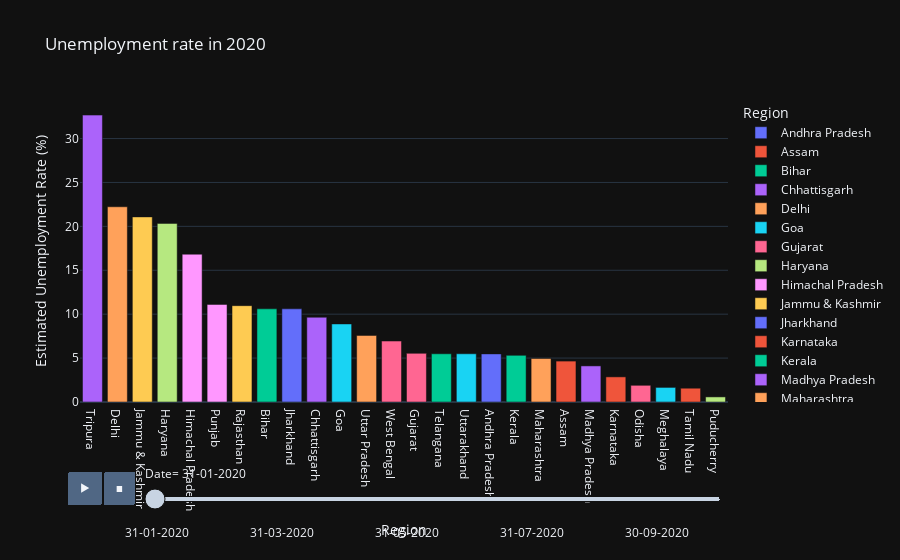

The notebook cell this image was saved under:
### Code cell
import plotly.express as px

fig1 = px.bar(ds1, x='Region', y='Estimated Unemployment Rate (%)', color='Region', title='Unemployment rate in 2020', animation_frame='Date', template ='plotly_dark')
fig1.update_layout(xaxis={'categoryorder': 'total descending'})
fig1.show()

### Figure 1 — Plotly figure (JSON) as saved in the notebook; plotly's stock layout.template omitted (floating-point values rounded to 4 significant figures)
{"data": [{"alignmentgroup": "True", "hovertemplate": "Region=%{x}<br>Date= 31-01-2020<br>Estimated Unemployment Rate (%)=%{y}<extra></extra>", "legendgroup": "Andhra Pradesh", "marker": {"color": "#636efa", "pattern": {"shape": ""}}, "name": "Andhra Pradesh", "offsetgroup": "Andhra Pradesh", "orientation": "v", "showlegend": true, "textposition": "auto", "type": "bar", "x": ["Andhra Pradesh"], "xaxis": "x", "y": [5.48], "yaxis": "y"}, {"alignmentgroup": "True", "hovertemplate": "Region=%{x}<br>Date= 31-01-2020<br>Estimated Unemployment Rate (%)=%{y}<extra></extra>", "legendgroup": "Assam", "marker": {"color": "#EF553B", "pattern": {"shape": ""}}, "name": "Assam", "offsetgroup": "Assam", "orientation": "v", "showlegend": true, "textposition": "auto", "type": "bar", "x": ["Assam"], "xaxis": "x", "y": [4.66], "yaxis": "y"}, {"alignmentgroup": "True", "hovertemplate": "Region=%{x}<br>Date= 31-01-2020<br>Estimated Unemployment Rate (%)=%{y}<extra></extra>", "legendgroup": "Bihar", "marker": {"color": "#00cc96", "pattern": {"shape": ""}}, "name": "Bihar", "offsetgroup": "Bihar", "orientation": "v", "showlegend": true, "textposition": "auto", "type": "bar", "x": ["Bihar"], "xaxis": "x", "y": [10.61], "yaxis": "y"}, {"alignmentgroup": "True", "hovertemplate": "Region=%{x}<br>Date= 31-01-2020<br>Estimated Unemployment Rate (%)=%{y}<extra></extra>", "legendgroup": "Chhattisgarh", "marker": {"color": "#ab63fa", "pattern": {"shape": ""}}, "name": "Chhattisgarh", "offsetgroup": "Chhattisgarh", "orientation": "v", "showlegend": true, "textposition": "auto", "type": "bar", "x": ["Chhattisgarh"], "xaxis": "x", "y": [9.65], "yaxis": "y"}, {"alignmentgroup": "True", "hovertemplate": "Region=%{x}<br>Date= 31-01-2020<br>Estimated Unemployment Rate (%)=%{y}<extra></extra>", "legendgroup": "Delhi", "marker": {"color": "#FFA15A", "pattern": {"shape": ""}}, "name": "Delhi", "offsetgroup": "Delhi", "orientation": "v", "showlegend": true, "textposition": "auto", "type": "bar", "x": ["Delhi"], "xaxis": "x", "y": [22.23], "yaxis": "y"}, {"alignmentgroup": "True", "hovertemplate": "Region=%{x}<br>Date= 31-01-2020<br>Estimated Unemployment Rate (%)=%{y}<extra></extra>", "legendgroup": "Goa", "marker": {"color": "#19d3f3", "pattern": {"shape": ""}}, "name": "Goa", "offsetgroup": "Goa", "orientation": "v", "showlegend": true, "textposition": "auto", "type": "bar", "x": ["Goa"], "xaxis": "x", "y": [8.89], "yaxis": "y"}, {"alignmentgroup": "True", "hovertemplate": "Region=%{x}<br>Date= 31-01-2020<br>Estimated Unemployment Rate (%)=%{y}<extra></extra>", "legendgroup": "Gujarat", "marker": {"color": "#FF6692", "pattern": {"shape": ""}}, "name": "Gujarat", "offsetgroup": "Gujarat", "orientation": "v", "showlegend": true, "textposition": "auto", "type": "bar", "x": ["Gujarat"], "xaxis": "x", "y": [5.54], "yaxis": "y"}, {"alignmentgroup": "True", "hovertemplate": "Region=%{x}<br>Date= 31-01-2020<br>Estimated Unemployment Rate (%)=%{y}<extra></extra>", "legendgroup": "Haryana", "marker": {"color": "#B6E880", "pattern": {"shape": ""}}, "name": "Haryana", "offsetgroup": "Haryana", "orientation": "v", "showlegend": true, "textposition": "auto", "type": "bar", "x": ["Haryana"], "xaxis": "x", "y": [20.34], "yaxis": "y"}, {"alignmentgroup": "True", "hovertemplate": "Region=%{x}<br>Date= 31-01-2020<br>Estimated Unemployment Rate (%)=%{y}<extra></extra>", "legendgroup": "Himachal Pradesh", "marker": {"color": "#FF97FF", "pattern": {"shape": ""}}, "name": "Himachal Pradesh", "offsetgroup": "Himachal Pradesh", "orientation": "v", "showlegend": true, "textposition": "auto", "type": "bar", "x": ["Himachal Pradesh"], "xaxis": "x", "y": [16.83], "yaxis": "y"}, {"alignmentgroup": "True", "hovertemplate": "Region=%{x}<br>Date= 31-01-2020<br>Estimated Unemployment Rate (%)=%{y}<extra></extra>", "legendgroup": "Jammu & Kashmir", "marker": {"color": "#FECB52", "pattern": {"shape": ""}}, "name": "Jammu & Kashmir", "offsetgroup": "Jammu & Kashmir", "orientation": "v", "showlegend": true, "textposition": "auto", "type": "bar", "x": ["Jammu & Kashmir"], "xaxis": "x", "y": [21.08], "yaxis": "y"}, {"alignmentgroup": "True", "hovertemplate": "Region=%{x}<br>Date= 31-01-2020<br>Estimated Unemployment Rate (%)=%{y}<extra></extra>", "legendgroup": "Jharkhand", "marker": {"color": "#636efa", "pattern": {"shape": ""}}, "name": "Jharkhand", "offsetgroup": "Jharkhand", "orientation": "v", "showlegend": true, "textposition": "auto", "type": "bar", "x": ["Jharkhand"], "xaxis": "x", "y": [10.61], "yaxis": "y"}, {"alignmentgroup": "True", "hovertemplate": "Region=%{x}<br>Date= 31-01-2020<br>Estimated Unemployment Rate (%)=%{y}<extra></extra>", "legendgroup": "Karnataka", "marker": {"color": "#EF553B", "pattern": {"shape": ""}}, "name": "Karnataka", "offsetgroup": "Karnataka", "orientation": "v", "showlegend": true, "textposition": "auto", "type": "bar", "x": ["Karnataka"], "xaxis": "x", "y": [2.86], "yaxis": "y"}, {"alignmentgroup": "True", "hovertemplate": "Region=%{x}<br>Date= 31-01-2020<br>Estimated Unemployment Rate (%)=%{y}<extra></extra>", "legendgroup": "Kerala", "marker": {"color": "#00cc96", "pattern": {"shape": ""}}, "name": "Kerala", "offsetgroup": "Kerala", "orientation": "v", "showlegend": true, "textposition": "auto", "type": "bar", "x": ["Kerala"], "xaxis": "x", "y": [5.31], "yaxis": "y"}, {"alignmentgroup": "True", "hovertemplate": "Region=%{x}<br>Date= 31-01-2020<br>Estimated Unemployment Rate (%)=%{y}<extra></extra>", "legendgroup": "Madhya Pradesh", "marker": {"color": "#ab63fa", "pattern": {"shape": ""}}, "name": "Madhya Pradesh", "offsetgroup": "Madhya Pradesh", "orientation": "v", "showlegend": true, "textposition": "auto", "type": "bar", "x": ["Madhya Pradesh"], "xaxis": "x", "y": [4.11], "yaxis": "y"}, {"alignmentgroup": "True", "hovertemplate": "Region=%{x}<br>Date= 31-01-2020<br>Estimated Unemployment Rate (%)=%{y}<extra></extra>", "legendgroup": "Maharashtra", "marker": {"color": "#FFA15A", "pattern": {"shape": ""}}, "name": "Maharashtra", "offsetgroup": "Maharashtra", "orientation": "v", "showlegend": true, "textposition": "auto", "type": "bar", "x": ["Maharashtra"], "xaxis": "x", "y": [4.95], "yaxis": "y"}, {"alignmentgroup": "True", "hovertemplate": "Region=%{x}<br>Date= 31-01-2020<br>Estimated Unemployment Rate (%)=%{y}<extra></extra>", "legendgroup": "Meghalaya", "marker": {"color": "#19d3f3", "pattern": {"shape": ""}}, "name": "Meghalaya", "offsetgroup": "Meghalaya", "orientation": "v", "showlegend": true, "textposition": "auto", "type": "bar", "x": ["Meghalaya"], "xaxis": "x", "y": [1.66], "yaxis": "y"}, {"alignmentgroup": "True", "hovertemplate": "Region=%{x}<br>Date= 31-01-2020<br>Estimated Unemployment Rate (%)=%{y}<extra></extra>", "legendgroup": "Odisha", "marker": {"color": "#FF6692", "pattern": {"shape": ""}}, "name": "Odisha", "offsetgroup": "Odisha", "orientation": "v", "showlegend": true, "textposition": "auto", "type": "bar", "x": ["Odisha"], "xaxis": "x", "y": [1.9], "yaxis": "y"}, {"alignmentgroup": "True", "hovertemplate": "Region=%{x}<br>Date= 31-01-2020<br>Estimated Unemployment Rate (%)=%{y}<extra></extra>", "legendgroup": "Puducherry", "marker": {"color": "#B6E880", "pattern": {"shape": ""}}, "name": "Puducherry", "offsetgroup": "Puducherry", "orientation": "v", "showlegend": true, "textposition": "auto", "type": "bar", "x": ["Puducherry"], "xaxis": "x", "y": [0.58], "yaxis": "y"}, {"alignmentgroup": "True", "hovertemplate": "Region=%{x}<br>Date= 31-01-2020<br>Estimated Unemployment Rate (%)=%{y}<extra></extra>", "legendgroup": "Punjab", "marker": {"color": "#FF97FF", "pattern": {"shape": ""}}, "name": "Punjab", "offsetgroup": "Punjab", "orientation": "v", "showlegend": true, "textposition": "auto", "type": "bar", "x": ["Punjab"], "xaxis": "x", "y": [11.11], "yaxis": "y"}, {"alignmentgroup": "True", "hovertemplate": "Region=%{x}<br>Date= 31-01-2020<br>Estimated Unemployment Rate (%)=%{y}<extra></extra>", "legendgroup": "Rajasthan", "marker": {"color": "#FECB52", "pattern": {"shape": ""}}, "name": "Rajasthan", "offsetgroup": "Rajasthan", "orientation": "v", "showlegend": true, "textposition": "auto", "type": "bar", "x": ["Rajasthan"], "xaxis": "x", "y": [10.97], "yaxis": "y"}, {"alignmentgroup": "True", "hovertemplate": "Region=%{x}<br>Date= 31-01-2020<br>Estimated Unemployment Rate (%)=%{y}<extra></extra>", "legendgroup": "Tamil Nadu", "marker": {"color": "#EF553B", "pattern": {"shape": ""}}, "name": "Tamil Nadu", "offsetgroup": "Tamil Nadu", "orientation": "v", "showlegend": true, "textposition": "auto", "type": "bar", "x": ["Tamil Nadu"], "xaxis": "x", "y": [1.57], "yaxis": "y"}, {"alignmentgroup": "True", "hovertemplate": "Region=%{x}<br>Date= 31-01-2020<br>Estimated Unemployment Rate (%)=%{y}<extra></extra>", "legendgroup": "Telangana", "marker": {"color": "#00cc96", "pattern": {"shape": ""}}, "name": "Telangana", "offsetgroup": "Telangana", "orientation": "v", "showlegend": true, "textposition": "auto", "type": "bar", "x": ["Telangana"], "xaxis": "x", "y": [5.49], "yaxis": "y"}, {"alignmentgroup": "True", "hovertemplate": "Region=%{x}<br>Date= 31-01-2020<br>Estimated Unemployment Rate (%)=%{y}<extra></extra>", "legendgroup": "Tripura", "marker": {"color": "#ab63fa", "pattern": {"shape": ""}}, "name": "Tripura", "offsetgroup": "Tripura", "orientation": "v", "showlegend": true, "textposition": "auto", "type": "bar", "x": ["Tripura"], "xaxis": "x", "y": [32.67], "yaxis": "y"}, {"alignmentgroup": "True", "hovertemplate": "Region=%{x}<br>Date= 31-01-2020<br>Estimated Unemployment Rate (%)=%{y}<extra></extra>", "legendgroup": "Uttar Pradesh", "marker": {"color": "#FFA15A", "pattern": {"shape": ""}}, "name": "Uttar Pradesh", "offsetgroup": "Uttar Pradesh", "orientation": "v", "showlegend": true, "textposition": "auto", "type": "bar", "x": ["Uttar Pradesh"], "xaxis": "x", "y": [7.58], "yaxis": "y"}, {"alignmentgroup": "True", "hovertemplate": "Region=%{x}<br>Date= 31-01-2020<br>Estimated Unemployment Rate (%)=%{y}<extra></extra>", "legendgroup": "Uttarakhand", "marker": {"color": "#19d3f3", "pattern": {"shape": ""}}, "name": "Uttarakhand", "offsetgroup": "Uttarakhand", "orientation": "v", "showlegend": true, "textposition": "auto", "type": "bar", "x": ["Uttarakhand"], "xaxis": "x", "y": [5.49], "yaxis": "y"}, {"alignmentgroup": "True", "hovertemplate": "Region=%{x}<br>Date= 31-01-2020<br>Estimated Unemployment Rate (%)=%{y}<extra></extra>", "legendgroup": "West Bengal", "marker": {"color": "#FF6692", "pattern": {"shape": ""}}, "name": "West Bengal", "offsetgroup": "West Bengal", "orientation": "v", "showlegend": true, "textposition": "auto", "type": "bar", "x": ["West Bengal"], "xaxis": "x", "y": [6.94], "yaxis": "y"}], "layout": {"barmode": "relative", "legend": {"title": {"text": "Region"}, "tracegroupgap": 0}, "sliders": [{"active": 0, "currentvalue": {"prefix": "Date="}, "len": 0.9, "pad": {"b": 10, "t": 60}, "steps": [{"args": [[" 31-01-2020"], {"frame": {"duration": 0, "redraw": true}, "fromcurrent": true, "mode": "immediate", "transition": {"duration": 0, "easing": "linear"}}], "label": " 31-01-2020", "method": "animate"}, {"args": [[" 29-02-2020"], {"frame": {"duration": 0, "redraw": true}, "fromcurrent": true, "mode": "immediate", "transition": {"duration": 0, "easing": "linear"}}], "label": " 29-02-2020", "method": "animate"}, {"args": [[" 31-03-2020"], {"frame": {"duration": 0, "redraw": true}, "fromcurrent": true, "mode": "immediate", "transition": {"duration": 0, "easing": "linear"}}], "label": " 31-03-2020", "method": "animate"}, {"args": [[" 30-04-2020"], {"frame": {"duration": 0, "redraw": true}, "fromcurrent": true, "mode": "immediate", "transition": {"duration": 0, "easing": "linear"}}], "label": " 30-04-2020", "method": "animate"}, {"args": [[" 31-05-2020"], {"frame": {"duration": 0, "redraw": true}, "fromcurrent": true, "mode": "immediate", "transition": {"duration": 0, "easing": "linear"}}], "label": " 31-05-2020", "method": "animate"}, {"args": [[" 30-06-2020"], {"frame": {"duration": 0, "redraw": true}, "fromcurrent": true, "mode": "immediate", "transition": {"duration": 0, "easing": "linear"}}], "label": " 30-06-2020", "method": "animate"}, {"args": [[" 31-07-2020"], {"frame": {"duration": 0, "redraw": true}, "fromcurrent": true, "mode": "immediate", "transition": {"duration": 0, "easing": "linear"}}], "label": " 31-07-2020", "method": "animate"}, {"args": [[" 31-08-2020"], {"frame": {"duration": 0, "redraw": true}, "fromcurrent": true, "mode": "immediate", "transition": {"duration": 0, "easing": "linear"}}], "label": " 31-08-2020", "method": "animate"}, {"args": [[" 30-09-2020"], {"frame": {"duration": 0, "redraw": true}, "fromcurrent": true, "mode": "immediate", "transition": {"duration": 0, "easing": "linear"}}], "label": " 30-09-2020", "method": "animate"}, {"args": [[" 31-10-2020"], {"frame": {"duration": 0, "redraw": true}, "fromcurrent": true, "mode": "immediate", "transition": {"duration": 0, "easing": "linear"}}], "label": " 31-10-2020", "method": "animate"}], "x": 0.1, "xanchor": "left", "y": 0, "yanchor": "top"}], "title": {"text": "Unemployment rate in 2020"}, "updatemenus": [{"buttons": [{"args": [null, {"frame": {"duration": 500, "redraw": true}, "fromcurrent": true, "mode": "immediate", "transition": {"duration": 500, "easing": "linear"}}], "label": "&#9654;", "method": "animate"}, {"args": [[null], {"frame": {"duration": 0, "redraw": true}, "fromcurrent": true, "mode": "immediate", "transition": {"duration": 0, "easing": "linear"}}], "label": "&#9724;", "method": "animate"}], "direction": "left", "pad": {"r": 10, "t": 70}, "showactive": false, "type": "buttons", "x": 0.1, "xanchor": "right", "y": 0, "yanchor": "top"}], "xaxis": {"anchor": "y", "categoryarray": ["Andhra Pradesh", "Assam", "Bihar", "Chhattisgarh", "Delhi", "Goa", "Gujarat", "Haryana", "Himachal Pradesh", "Jammu & Kashmir", "Jharkhand", "Karnataka", "Kerala", "Madhya Pradesh", "Maharashtra", "Meghalaya", "Odisha", "Puducherry", "Punjab", "Rajasthan", "Sikkim", "Tamil Nadu", "Telangana", "Tripura", "Uttar Pradesh", "Uttarakhand", "West Bengal"], "categoryorder": "total descending", "domain": [0, 1], "title": {"text": "Region"}}, "yaxis": {"anchor": "x", "domain": [0, 1], "title": {"text": "Estimated Unemployment Rate (%)"}}}}
